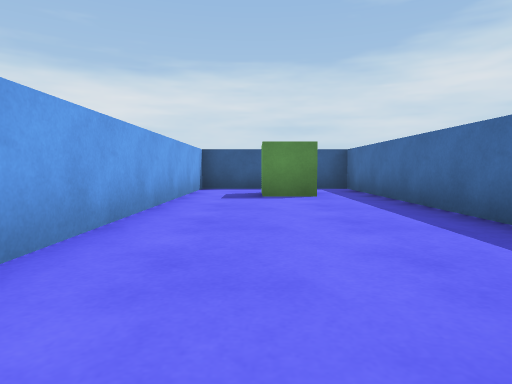
[1] (above)

19 first-person views from a walk through a Unity game level. The camera is 0.51 m above the floor, tilts 4° down and sees 75° across. The floor is counted in squares, 1 m on a side. Each view is taken from the middle of a square. On the plan, view 1 faces up. The plan holds only what a view shows up to about 9 squares ahead; the rest is blank. The place goes on beyond the plan. The player character is not drawn.

[2]
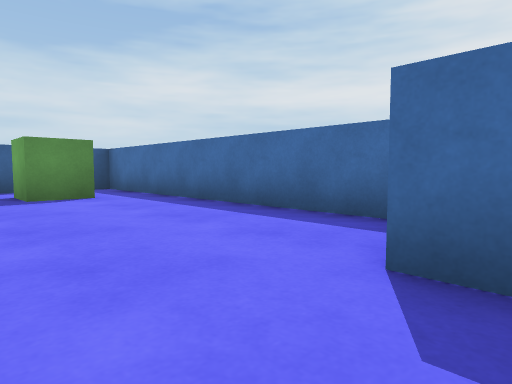

[3]
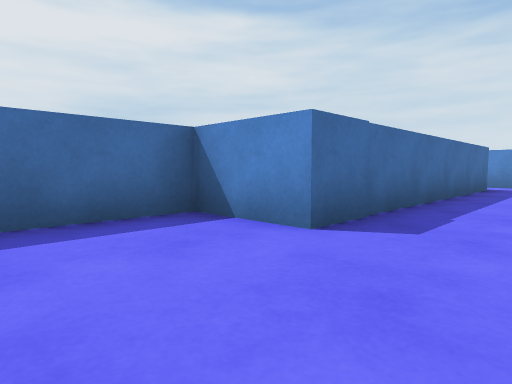

[4]
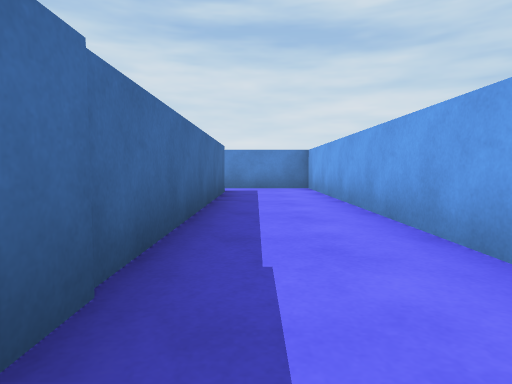

[5]
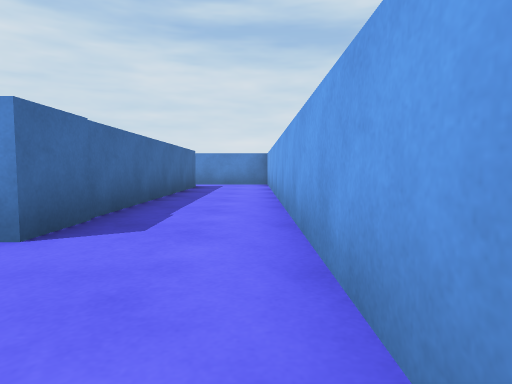

[6]
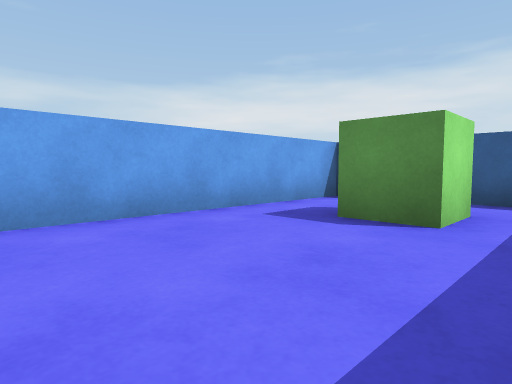

[7]
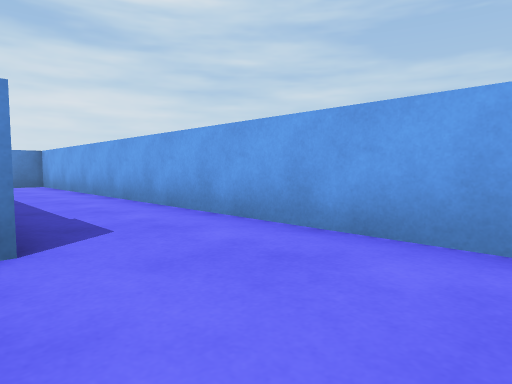

[8]
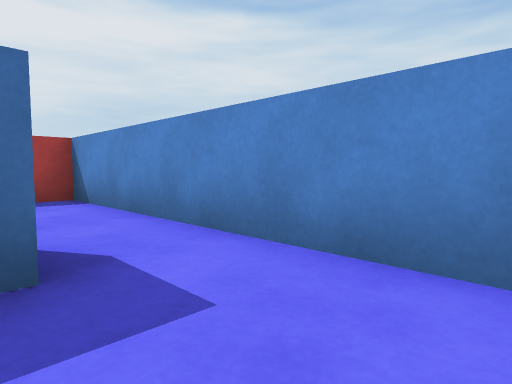

[9]
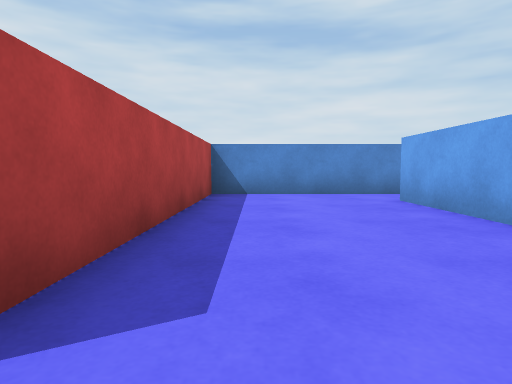

[10]
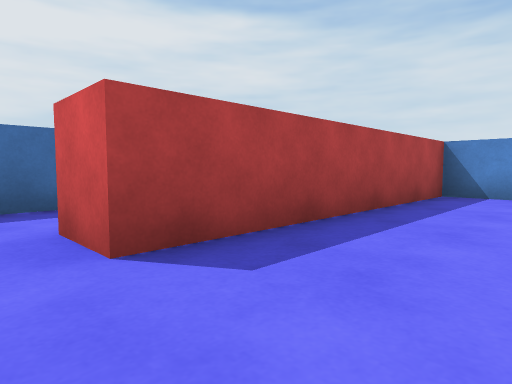

[11]
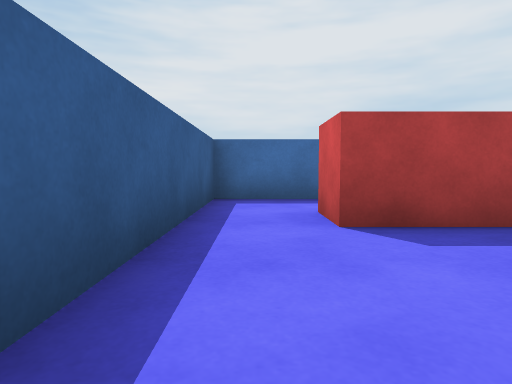

[12]
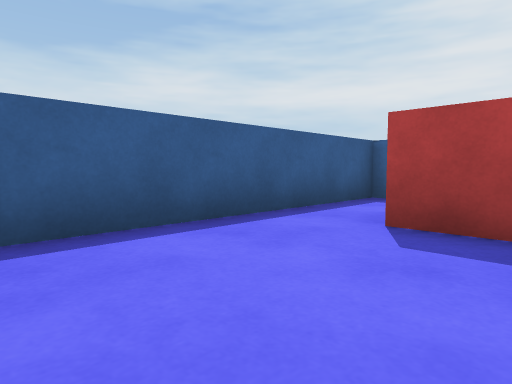

[13]
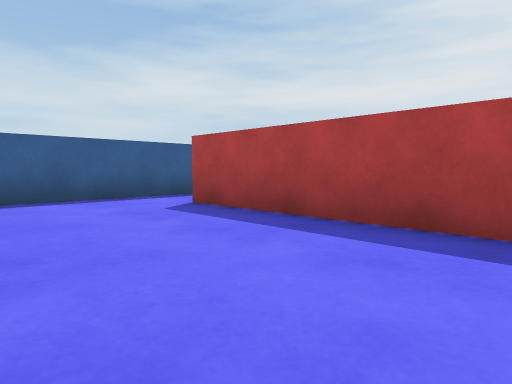

[14]
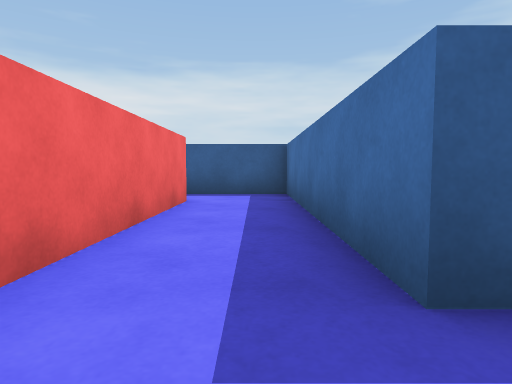

[15]
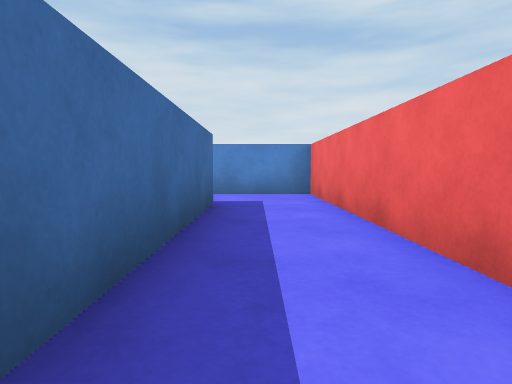

[16]
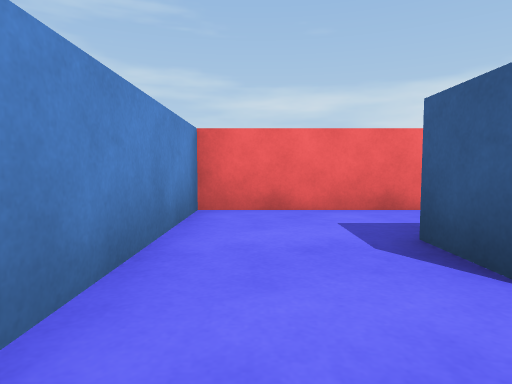

[17]
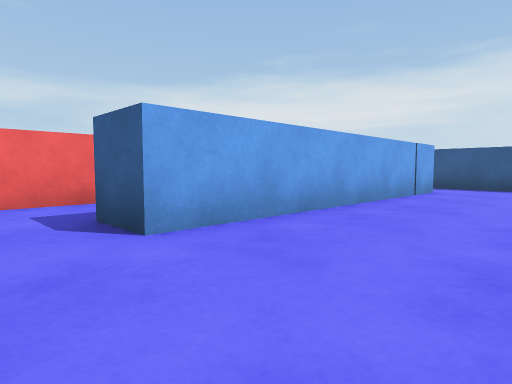

[18]
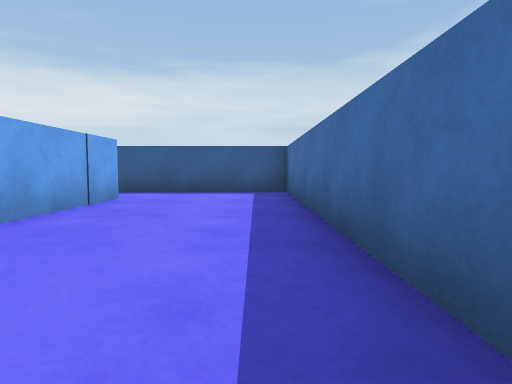

[19]
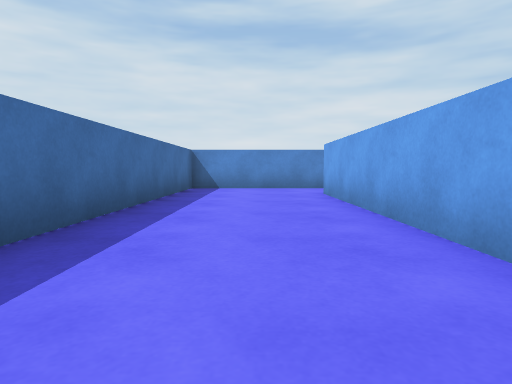

### Floor plan
Ten units are one square. View 1 is at (0, 0); x grows to the right and y downward. Boxes are objects, and circles mark ways between rooms. Rooms are numbered by the first view taken in them; rooms with no view inside come last. Other rooms are left out.
<svg viewBox="-19 -90 141 172">
<path fill="none" stroke="#000" d="M6 64 6 -7 23 -7 23 -85 -14 -85 -14 77 15 77M17 40 17 64M15 77 49 77 49 17 59 17M66 3 22 3M86 58 76 58 76 3 66 3M59 17 59 77 86 77M86 -8 86 58M86 77 117 77 117 -23 80 -23"/>
<rect x="5" y="-75" width="10" height="10" fill="#bbb"><title>cube</title></rect>
<circle cx="10" cy="70" r="3" fill="#2a7"/>
<circle cx="55" cy="10" r="3" fill="#2a7"/>
<circle cx="80" cy="65" r="3" fill="#2a7"/>
<text x="0" y="-20">1</text>
<text x="30" y="40">2</text>
<text x="70" y="50">3</text>
<text x="90" y="20">4</text>
</svg>
Room 1 opens to room 2. Room 2 opens to room 3. Room 3 opens to room 4.

Where each view was taken, in squares from view 1:
view 1: 0 up, 0 right, facing up
view 2: 0 up, 1 left, facing up-right
view 3: 3 up, 1 left, facing down-right
view 4: 1 up, 0 right, facing down
view 5: 3 up, 1 left, facing down
view 6: 3 up, 2 right, facing up-left
view 7: 3 up, 1 right, facing down-left
view 8: 6 down, 1 left, facing down-right
view 9: 1 down, 4 right, facing down
view 10: 1 down, 3 right, facing down-right
view 11: 1 down, 2 right, facing right
view 12: 3 down, 2 right, facing up-right
view 13: 6 down, 2 right, facing up-right
view 14: 7 down, 7 right, facing up
view 15: 1 down, 7 right, facing down
view 16: 7 down, 10 right, facing left
view 17: 7 down, 11 right, facing up-left
view 18: 5 down, 11 right, facing up
view 19: 1 up, 10 right, facing down
